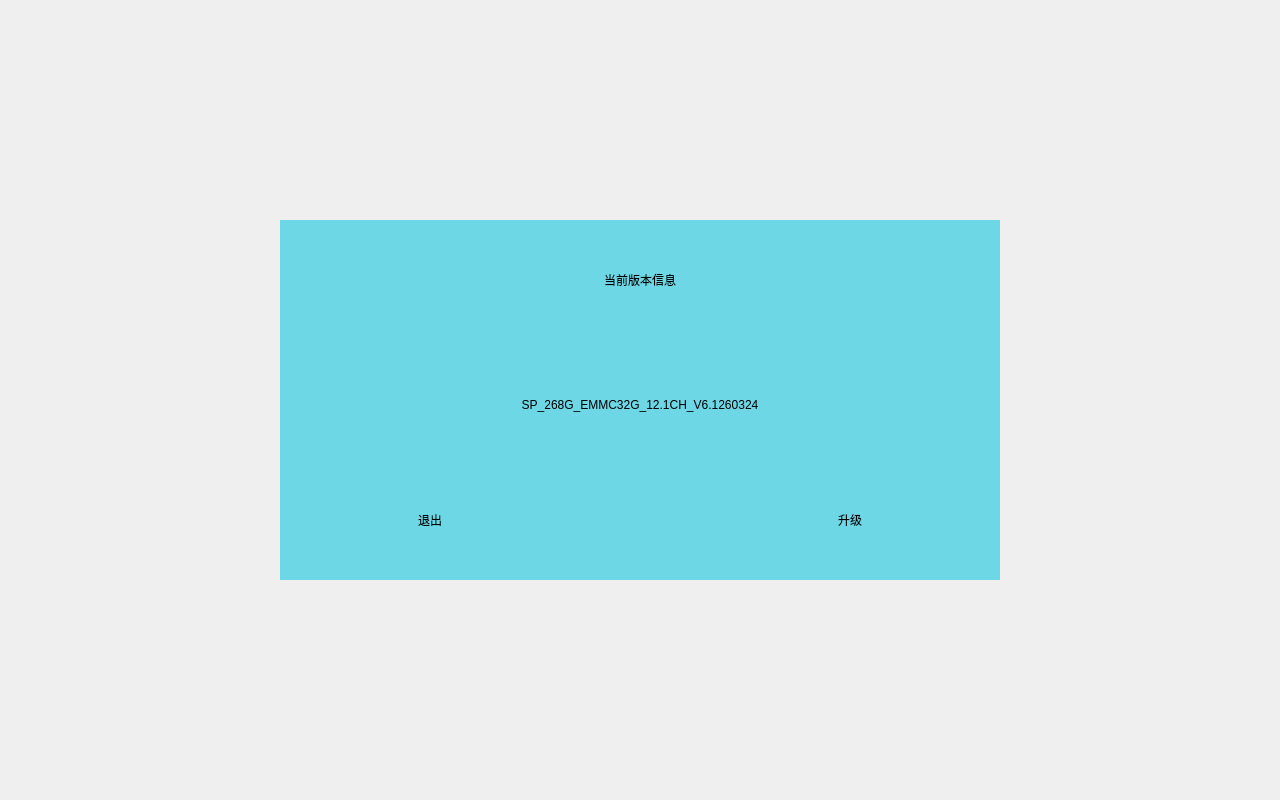
<?xml version="1.0" encoding="UTF-8"?>
<ui version="4.0">
 <class>version_number</class>
 <widget class="QWidget" name="version_number">
  <property name="geometry">
   <rect>
    <x>0</x>
    <y>0</y>
    <width>1280</width>
    <height>800</height>
   </rect>
  </property>
  <property name="windowTitle">
   <string>Form</string>
  </property>
  <widget class="QLabel" name="label_num">
   <property name="geometry">
    <rect>
     <x>280</x>
     <y>380</y>
     <width>720</width>
     <height>50</height>
    </rect>
   </property>
   <property name="text">
    <string>SP_268G_EMMC32G_12.1CH_V6.1260324</string>
   </property>
   <property name="alignment">
    <set>Qt::AlignCenter</set>
   </property>
  </widget>
  <widget class="Label_version_return" name="label_return">
   <property name="geometry">
    <rect>
     <x>380</x>
     <y>490</y>
     <width>100</width>
     <height>60</height>
    </rect>
   </property>
   <property name="text">
    <string>退出</string>
   </property>
   <property name="alignment">
    <set>Qt::AlignCenter</set>
   </property>
  </widget>
  <widget class="QLabel" name="label_backdrop">
   <property name="geometry">
    <rect>
     <x>280</x>
     <y>220</y>
     <width>720</width>
     <height>360</height>
    </rect>
   </property>
   <property name="styleSheet">
    <string notr="true">background-color: rgb(110, 215, 230);</string>
   </property>
   <property name="text">
    <string/>
   </property>
  </widget>
  <widget class="QLabel" name="label">
   <property name="geometry">
    <rect>
     <x>0</x>
     <y>0</y>
     <width>1280</width>
     <height>800</height>
    </rect>
   </property>
   <property name="text">
    <string/>
   </property>
  </widget>
  <widget class="QLabel" name="label_version">
   <property name="geometry">
    <rect>
     <x>280</x>
     <y>260</y>
     <width>720</width>
     <height>40</height>
    </rect>
   </property>
   <property name="text">
    <string>当前版本信息</string>
   </property>
   <property name="alignment">
    <set>Qt::AlignCenter</set>
   </property>
  </widget>
  <widget class="Label_version_update" name="label_update">
   <property name="geometry">
    <rect>
     <x>800</x>
     <y>490</y>
     <width>100</width>
     <height>60</height>
    </rect>
   </property>
   <property name="text">
    <string>升级</string>
   </property>
   <property name="alignment">
    <set>Qt::AlignCenter</set>
   </property>
  </widget>
  <zorder>label</zorder>
  <zorder>label_backdrop</zorder>
  <zorder>label_num</zorder>
  <zorder>label_return</zorder>
  <zorder>label_version</zorder>
  <zorder>label_update</zorder>
 </widget>
 <customwidgets>
  <customwidget>
   <class>Label_version_return</class>
   <extends>QLabel</extends>
   <header>version_number.h</header>
  </customwidget>
  <customwidget>
   <class>Label_version_update</class>
   <extends>QLabel</extends>
   <header>version_number.h</header>
  </customwidget>
 </customwidgets>
 <resources/>
 <connections/>
</ui>
